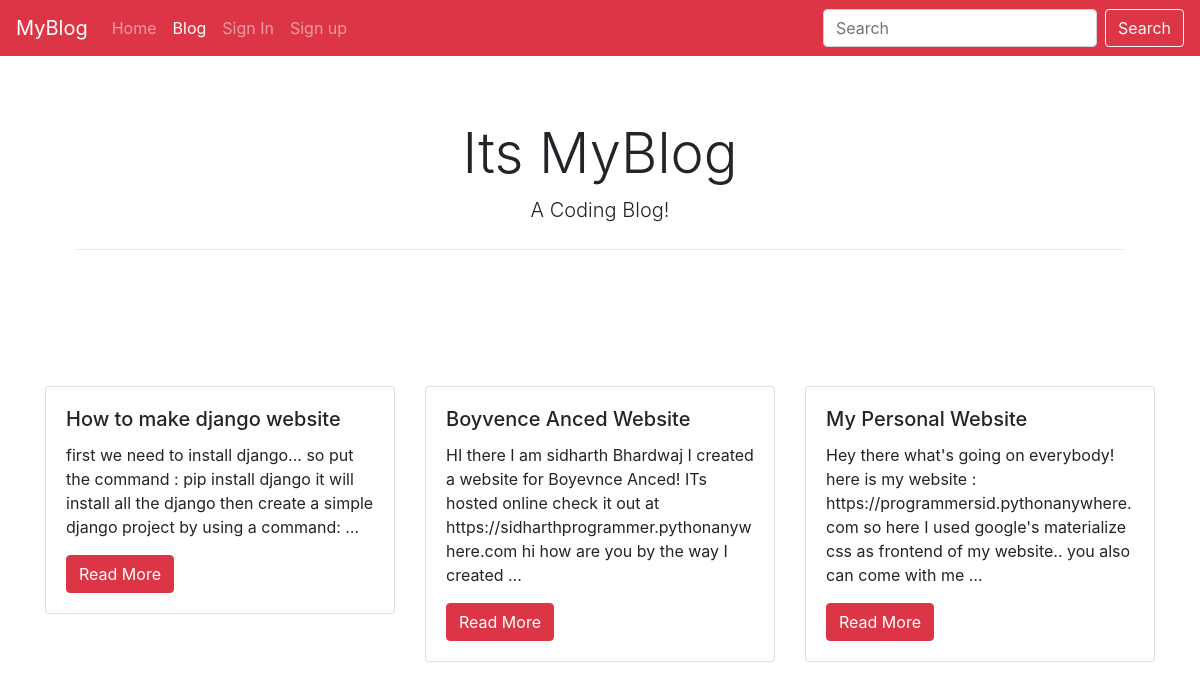
Screenshot of /blog/ with the database file from the repository.
### blog/models.py (models this page shows, shortened)
class BlogPost(models.Model):
	author = models.ForeignKey(User, on_delete=models.CASCADE, null=True, blank=True)
	title = models.CharField(max_length=100, null=True, blank=True)
	slug = models.SlugField(max_length=100, unique=True)
	message = models.TextField(null=True, blank=True)
	published = models.DateTimeField(null=True, blank=True)
	timestamp = models.DateTimeField(auto_now_add=True)
	updated = models.DateTimeField(auto_now=True)

### blog/views.py (the view)
# urls.py: path('', home, name='blog'),
def home(request):
	post = BlogPost.objects.all()
	context = {'posts':post, 'title':'Posts'}
	return render(request, 'blog-home.html', context)

### templates/blog-home.html
{% extends 'base.html' %}
{% block blogactive %}active{% endblock blogactive %}
{% block body %}
<div class='container'>
	<div class="jumbotron bg-white text-center">
  <h1 class="display-4">Its MyBlog</h1>
  <p class="lead">A Coding Blog!</p>
  <hr class="my-4">
</div>
<div class="row">
{% for post in posts %}
  <div class="col-sm-4 my-3">
    <div class="card">
      <div class="card-body">
        <h5 class="card-title">{{post.title}}</h5>
        <p class="card-text">{{post.message|truncatewords:30}}</p>
        <a href="/blog/{{post.slug}}" class="btn btn-danger">Read More</a>
      </div>
    </div>
  </div>
{% endfor %}
</div>
</div>
{% endblock %}

### templates/base.html (shortened to what this page needs)
<!doctype html>
<html lang="en">
  <head>
    <link rel="stylesheet" href="https://stackpath.bootstrapcdn.com/bootstrap/4.5.0/css/bootstrap.min.css">
  </head>
  <body>
    <header><nav class="navbar navbar-expand-lg navbar-dark bg-danger">
  <a class="navbar-brand" href="/">MyBlog</a>
  <div class="collapse navbar-collapse" id="navbarSupportedContent">
    <ul class="navbar-nav mr-auto">
      <li class="nav-item {% block homeactive %}{% endblock homeactive %}">
        <a class="nav-link" href="/">Home</a>
      </li>
      <li class="nav-item {% block blogactive %}{% endblock blogactive %}">
        <a class="nav-link" href="/blog">Blog</a>
      </li>
      <li class="nav-item {% block newblogpostactive %}{% endblock newblogpostactive %}">
        {% if user.is_authenticated %}
         <a class="nav-link" href="/blog-new">New Blog Post</a></li>
         <li class="nav-item "><a class="nav-link" href="/logout">Logout!</a></li>
         {% else %}
         <li class="nav-item">
         <a class="nav-link" href="/login">Sign In</a></li>
         <li class="nav-item">
         <a class="nav-link" href="/">Sign up</a>
        {% endif %}
      </li>
    </ul>
    <form action='/search' class="form-inline my-2 my-lg-0">
      <input name='q' class="form-control mr-sm-2" type="search" placeholder="Search" aria-label="Search">
      <button class="btn btn-outline-light my-2 my-sm-0" type="submit">Search</button>
    </form>
  </div>
</nav>
</header>
    <main>{% block body %}{% endblock %}</main>
  </body>
</html>

### rows the page displays
BlogPost: title "How to make django website", message "first we need to install django... so put the command : pip install django it will install all the django then create a simple django project by using a command: …"
BlogPost: title "Boyvence Anced Website", message "HI there I am sidharth Bhardwaj I created a website for Boyevnce Anced! ITs hosted online check it out at https://sidharthprogrammer.pythonanywhere.com hi how are you by the way I created …"
BlogPost: title "My Personal Website", message "Hey there what's going on everybody! here is my website : https://programmersid.pythonanywhere.com so here I used google's materialize css as frontend of my website.. you also can come with me …"
